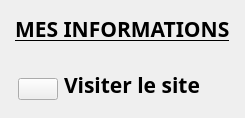
               <widget class="QCustomSlideMenu" name="rightMenu" native="true">
                <property name="minimumSize">
                 <size>
                  <width>0</width>
                  <height>0</height>
                 </size>
                </property>
                <property name="maximumSize">
                 <size>
                  <width>0</width>
                  <height>16777215</height>
                 </size>
                </property>
                <property name="styleSheet">
                 <string notr="true">#infoTitle{
	padding:5px 0 5px 0;
}

#webSiteLink:hover{
	color:blue;
	
}</string>
                </property>
                <layout class="QVBoxLayout" name="verticalLayout_18">
                 <property name="spacing">
                  <number>0</number>
                 </property>
                 <property name="leftMargin">
                  <number>0</number>
                 </property>
                 <property name="topMargin">
                  <number>0</number>
                 </property>
                 <property name="rightMargin">
                  <number>0</number>
                 </property>
                 <property name="bottomMargin">
                  <number>0</number>
                 </property>
                 <item>
                  <widget class="QWidget" name="widget_5" native="true">
                   <layout class="QVBoxLayout" name="verticalLayout_19">
                    <item alignment="Qt::AlignTop">
                     <widget class="QLabel" name="infoTitle">
                      <property name="font">
                       <font>
                        <family>Century Gothic</family>
                        <pointsize>16</pointsize>
                        <weight>75</weight>
                        <bold>true</bold>
                        <underline>true</underline>
                       </font>
                      </property>
                      <property name="text">
                       <string>MES INFORMATIONS</string>
                      </property>
                     </widget>
                    </item>
                    <item>
                     <widget class="QWidget" name="widget_6" native="true">
                      <property name="sizePolicy">
                       <sizepolicy hsizetype="Expanding" vsizetype="Expanding">
                        <horstretch>0</horstretch>
                        <verstretch>0</verstretch>
                       </sizepolicy>
                      </property>
                      <widget class="QPushButton" name="user_imageProfil">
                       <property name="geometry">
                        <rect>
                         <x>0</x>
                         <y>0</y>
                         <width>200</width>
                         <height>200</height>
                        </rect>
                       </property>
                       <property name="sizePolicy">
                        <sizepolicy hsizetype="Fixed" vsizetype="Ignored">
                         <horstretch>0</horstretch>
                         <verstretch>0</verstretch>
                        </sizepolicy>
                       </property>
                       <property name="minimumSize">
                        <size>
                         <width>200</width>
                         <height>200</height>
                        </size>
                       </property>
                       <property name="maximumSize">
                        <size>
                         <width>200</width>
                         <height>200</height>
                        </size>
                       </property>
                       <property name="text">
                        <string/>
                       </property>
                       <property name="icon">
                        <iconset resource="../QSS/QSS_Resources.qrc">
                         <normaloff>:/newPrefix/Icons/logoMagoe.png</normaloff>:/newPrefix/Icons/logoMagoe.png</iconset>
                       </property>
                       <property name="iconSize">
                        <size>
                         <width>200</width>
                         <height>200</height>
                        </size>
                       </property>
                      </widget>
                      <widget class="QFrame" name="infoCompte">
                       <property name="geometry">
                        <rect>
                         <x>0</x>
                         <y>200</y>
                         <width>239</width>
                         <height>157</height>
                        </rect>
                       </property>
                       <property name="sizePolicy">
                        <sizepolicy hsizetype="Preferred" vsizetype="Preferred">
                         <horstretch>0</horstretch>
                         <verstretch>0</verstretch>
                        </sizepolicy>
                       </property>
                       <property name="frameShape">
                        <enum>QFrame::StyledPanel</enum>
                       </property>
                       <property name="frameShadow">
                        <enum>QFrame::Raised</enum>
                       </property>
                       <layout class="QVBoxLayout" name="verticalLayout_20">
                        <item>
                         <widget class="QLabel" name="user_Name">
                          <property name="sizePolicy">
                           <sizepolicy hsizetype="Expanding" vsizetype="Fixed">
                            <horstretch>0</horstretch>
                            <verstretch>0</verstretch>
                           </sizepolicy>
                          </property>
                          <property name="minimumSize">
                           <size>
                            <width>0</width>
                            <height>0</height>
                           </size>
                          </property>
                          <property name="maximumSize">
                           <size>
                            <width>16777215</width>
                            <height>16777215</height>
                           </size>
                          </property>
                          <property name="font">
                           <font>
                            <pointsize>14</pointsize>
                           </font>
                          </property>
                          <property name="text">
                           <string>GUILAVOGUI</string>
                          </property>
                          <property name="wordWrap">
                           <bool>true</bool>
                          </property>
                         </widget>
                        </item>
                        <item>
                         <widget class="QLabel" name="user_FirstName">
                          <property name="sizePolicy">
                           <sizepolicy hsizetype="Expanding" vsizetype="Fixed">
                            <horstretch>0</horstretch>
                            <verstretch>0</verstretch>
                           </sizepolicy>
                          </property>
                          <property name="font">
                           <font>
                            <pointsize>14</pointsize>
                           </font>
                          </property>
                          <property name="text">
                           <string>FOROMO PIERRE</string>
                          </property>
                          <property name="wordWrap">
                           <bool>true</bool>
                          </property>
                         </widget>
                        </item>
                        <item>
                         <widget class="QLabel" name="user_MagoeEmail">
                          <property name="sizePolicy">
                           <sizepolicy hsizetype="Expanding" vsizetype="Fixed">
                            <horstretch>0</horstretch>
                            <verstretch>0</verstretch>
                           </sizepolicy>
                          </property>
                          <property name="font">
                           <font>
                            <pointsize>14</pointsize>
                           </font>
                          </property>
                          <property name="inputMethodHints">
                           <set>Qt::ImhMultiLine</set>
                          </property>
                          <property name="text">
                           <string>pierreguilao96@magoe.gn</string>
                          </property>
                          <property name="wordWrap">
                           <bool>true</bool>
                          </property>
                         </widget>
                        </item>
                        <item>
                         <widget class="QLabel" name="user_Telephone">
                          <property name="sizePolicy">
                           <sizepolicy hsizetype="Expanding" vsizetype="Fixed">
                            <horstretch>0</horstretch>
                            <verstretch>0</verstretch>
                           </sizepolicy>
                          </property>
                          <property name="font">
                           <font>
                            <pointsize>14</pointsize>
                           </font>
                          </property>
                          <property name="text">
                           <string>621627214</string>
                          </property>
                          <property name="wordWrap">
                           <bool>true</bool>
                          </property>
                         </widget>
                        </item>
                        <item>
                         <widget class="QLabel" name="user_Fonction">
                          <property name="sizePolicy">
                           <sizepolicy hsizetype="Expanding" vsizetype="Fixed">
                            <horstretch>0</horstretch>
                            <verstretch>0</verstretch>
                           </sizepolicy>
                          </property>
                          <property name="font">
                           <font>
                            <pointsize>14</pointsize>
                           </font>
                          </property>
                          <property name="text">
                           <string>Administrateur</string>
                          </property>
                          <property name="wordWrap">
                           <bool>true</bool>
                          </property>
                         </widget>
                        </item>
                       </layout>
                      </widget>
                     </widget>
                    </item>
                    <item>
                     <widget class="QWidget" name="widget_23" native="true">
                      <property name="sizePolicy">
                       <sizepolicy hsizetype="Expanding" vsizetype="Expanding">
                        <horstretch>0</horstretch>
                        <verstretch>0</verstretch>
                       </sizepolicy>
                      </property>
                      <layout class="QHBoxLayout" name="horizontalLayout_16">
                       <item alignment="Qt::AlignLeft|Qt::AlignBottom">
                        <widget class="QPushButton" name="iconeLien">
                         <property name="text">
                          <string/>
                         </property>
                         <property name="icon">
                          <iconset resource="../QSS/QSS_Resources.qrc">
                           <normaloff>:/newPrefix/Icons/link.png</normaloff>:/newPrefix/Icons/link.png</iconset>
                         </property>
                         <property name="iconSize">
                          <size>
                           <width>32</width>
                           <height>32</height>
                          </size>
                         </property>
                        </widget>
                       </item>
                       <item alignment="Qt::AlignBottom">
                        <widget class="QLabel" name="labelLien">
                         <property name="sizePolicy">
                          <sizepolicy hsizetype="Expanding" vsizetype="Expanding">
                           <horstretch>0</horstretch>
                           <verstretch>0</verstretch>
                          </sizepolicy>
                         </property>
                         <property name="font">
                          <font>
                           <family>Century Gothic</family>
                           <pointsize>16</pointsize>
                           <weight>75</weight>
                           <bold>true</bold>
                          </font>
                         </property>
                         <property name="cursor">
                          <cursorShape>PointingHandCursor</cursorShape>
                         </property>
                         <property name="text">
                          <string>Visiter le site</string>
                         </property>
                         <property name="openExternalLinks">
                          <bool>true</bool>
                         </property>
                        </widget>
                       </item>
                      </layout>
                     </widget>
                    </item>
                   </layout>
                  </widget>
                 </item>
                </layout>
               </widget>
